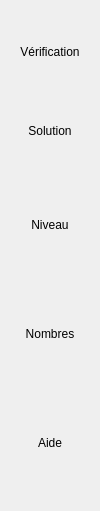
       <widget class="QFrame" name="frmIcones">
        <property name="geometry">
         <rect>
          <x>920</x>
          <y>40</y>
          <width>100</width>
          <height>511</height>
         </rect>
        </property>
        <property name="minimumSize">
         <size>
          <width>0</width>
          <height>60</height>
         </size>
        </property>
        <property name="maximumSize">
         <size>
          <width>100</width>
          <height>16777215</height>
         </size>
        </property>
        <property name="lineWidth">
         <number>0</number>
        </property>
        <layout class="QGridLayout" name="layoutIcones">
         <property name="margin">
          <number>0</number>
         </property>
         <property name="spacing">
          <number>2</number>
         </property>
         <item row="1" column="1">
          <widget class="AbulEduFlatBoutonV1" name="btnAbandonner">
           <property name="minimumSize">
            <size>
             <width>0</width>
             <height>50</height>
            </size>
           </property>
           <property name="maximumSize">
            <size>
             <width>16777215</width>
             <height>16777215</height>
            </size>
           </property>
           <property name="font">
            <font>
             <weight>50</weight>
             <bold>false</bold>
            </font>
           </property>
           <property name="toolTip">
            <string/>
           </property>
           <property name="whatsThis">
            <string>solution</string>
           </property>
           <property name="text">
            <string>Solution</string>
           </property>
           <property name="iconSize">
            <size>
             <width>50</width>
             <height>50</height>
            </size>
           </property>
           <property name="flat">
            <bool>true</bool>
           </property>
          </widget>
         </item>
         <item row="0" column="1">
          <widget class="AbulEduFlatBoutonV1" name="btnVerifier">
           <property name="minimumSize">
            <size>
             <width>0</width>
             <height>50</height>
            </size>
           </property>
           <property name="maximumSize">
            <size>
             <width>16777215</width>
             <height>16777215</height>
            </size>
           </property>
           <property name="font">
            <font>
             <weight>50</weight>
             <bold>false</bold>
            </font>
           </property>
           <property name="toolTip">
            <string/>
           </property>
           <property name="whatsThis">
            <string>verification</string>
           </property>
           <property name="text">
            <string>Vérification</string>
           </property>
           <property name="iconSize">
            <size>
             <width>50</width>
             <height>50</height>
            </size>
           </property>
           <property name="flat">
            <bool>true</bool>
           </property>
          </widget>
         </item>
         <item row="3" column="1">
          <widget class="AbulEduFlatBoutonV1" name="btnNiveaux">
           <property name="sizePolicy">
            <sizepolicy hsizetype="Minimum" vsizetype="Fixed">
             <horstretch>0</horstretch>
             <verstretch>0</verstretch>
            </sizepolicy>
           </property>
           <property name="minimumSize">
            <size>
             <width>0</width>
             <height>80</height>
            </size>
           </property>
           <property name="maximumSize">
            <size>
             <width>16777215</width>
             <height>16777215</height>
            </size>
           </property>
           <property name="font">
            <font>
             <weight>50</weight>
             <bold>false</bold>
            </font>
           </property>
           <property name="toolTip">
            <string/>
           </property>
           <property name="whatsThis">
            <string>niveaux</string>
           </property>
           <property name="text">
            <string>Niveau</string>
           </property>
           <property name="iconSize">
            <size>
             <width>50</width>
             <height>50</height>
            </size>
           </property>
           <property name="flat">
            <bool>true</bool>
           </property>
          </widget>
         </item>
         <item row="4" column="1">
          <widget class="AbulEduFlatBoutonV1" name="btnNombres">
           <property name="sizePolicy">
            <sizepolicy hsizetype="Minimum" vsizetype="Fixed">
             <horstretch>0</horstretch>
             <verstretch>0</verstretch>
            </sizepolicy>
           </property>
           <property name="minimumSize">
            <size>
             <width>0</width>
             <height>80</height>
            </size>
           </property>
           <property name="maximumSize">
            <size>
             <width>16777215</width>
             <height>16777215</height>
            </size>
           </property>
           <property name="font">
            <font>
             <weight>50</weight>
             <bold>false</bold>
            </font>
           </property>
           <property name="toolTip">
            <string/>
           </property>
           <property name="whatsThis">
            <string>nombres</string>
           </property>
           <property name="text">
            <string>Nombres</string>
           </property>
           <property name="iconSize">
            <size>
             <width>50</width>
             <height>50</height>
            </size>
           </property>
           <property name="flat">
            <bool>true</bool>
           </property>
          </widget>
         </item>
         <item row="5" column="1">
          <widget class="AbulEduFlatBoutonV1" name="btnInformation">
           <property name="sizePolicy">
            <sizepolicy hsizetype="Minimum" vsizetype="Fixed">
             <horstretch>0</horstretch>
             <verstretch>0</verstretch>
            </sizepolicy>
           </property>
           <property name="minimumSize">
            <size>
             <width>0</width>
             <height>80</height>
            </size>
           </property>
           <property name="maximumSize">
            <size>
             <width>16777215</width>
             <height>16777215</height>
            </size>
           </property>
           <property name="font">
            <font>
             <weight>50</weight>
             <bold>false</bold>
            </font>
           </property>
           <property name="toolTip">
            <string/>
           </property>
           <property name="whatsThis">
            <string>aide</string>
           </property>
           <property name="text">
            <string>Aide</string>
           </property>
           <property name="iconSize">
            <size>
             <width>50</width>
             <height>50</height>
            </size>
           </property>
           <property name="flat">
            <bool>true</bool>
           </property>
          </widget>
         </item>
        </layout>
       </widget>
